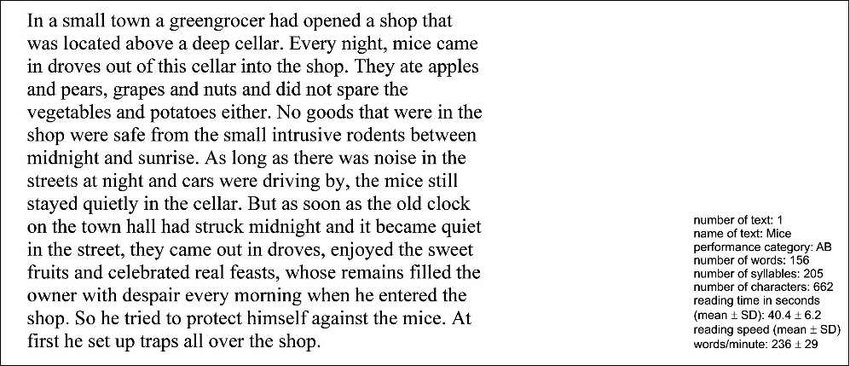
#> input picture test_image.png, 850 x 366 px
$ python language_check.py
#> lines starting #> are read from the running program, lines starting #| are printed output that depends on the picture
import re
import re
import cv2
import pytesseract as pt
im = cv2.imread('test_image.png')
#> im is the input picture: shape (366, 850, 3); min 0, max 255, mean 229.8

ret, bw_img = cv2.threshold(im, 127, 255, cv2.THRESH_BINARY)
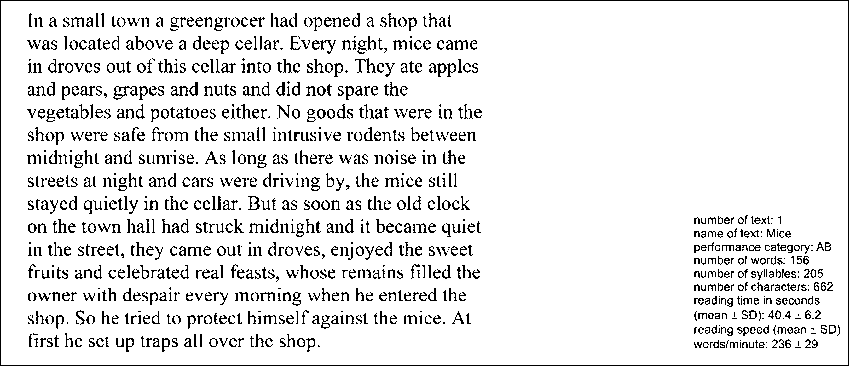
#> bw_img: shape (366, 850, 3); 90.8% white; black in thin lines or dots
#> (the run stopped early here; a loop or call above may not have finished)
